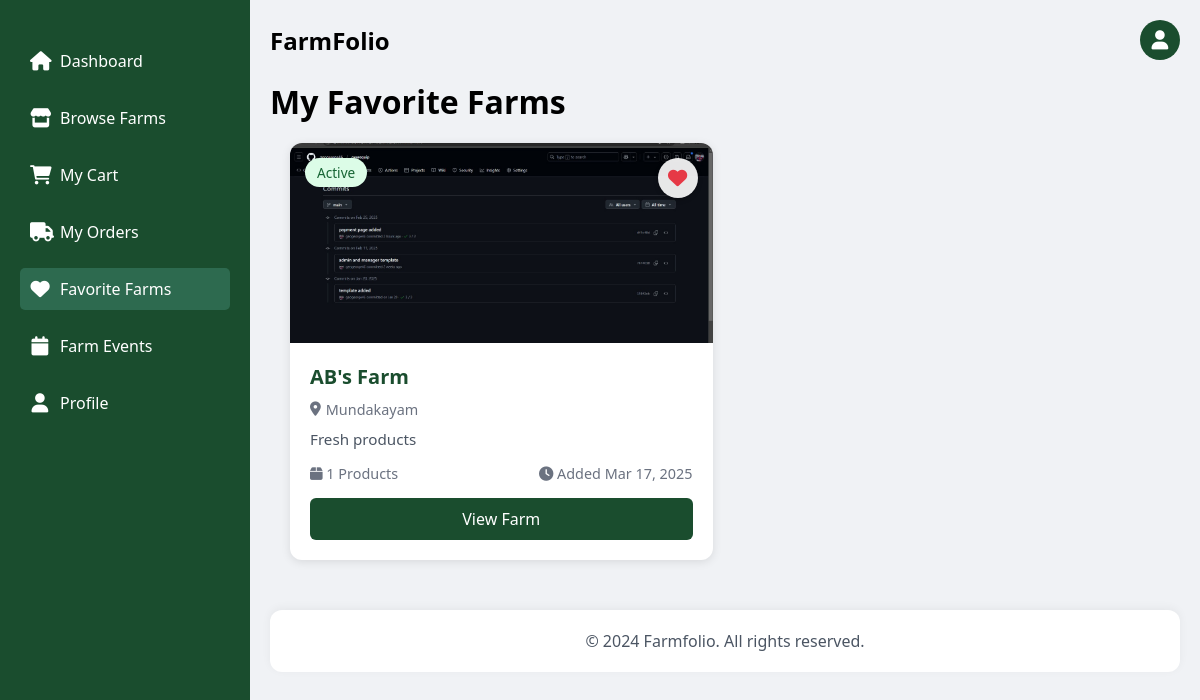
Screenshot of /user/favorite.php (signed in) with the database file from the repository.
### tables this page shows
CREATE TABLE `tbl_farms` (
  `farm_id` int(11) NOT NULL,
  `user_id` int(11) NOT NULL,
  `farm_name` varchar(255) NOT NULL,
  `location` varchar(255) NOT NULL,
  `description` text DEFAULT NULL,
  `created_at` timestamp NOT NULL DEFAULT current_timestamp(),
  `status` enum('pending','active','rejected') NOT NULL DEFAULT 'pending'
);

### user/favorite.php (the view, shortened to what this page needs)
<?php
include '../databse/connect.php';
$user_id = $_SESSION['userid'];
$favorites_query = "SELECT
    f.farm_id,
    f.farm_name,
    f.location,
    f.description,
    f.status,
    COUNT(p.product_id) as product_count,
    MIN(fi.path) as farm_image,
    fav.created_at as favorited_at
FROM tbl_favorites fav
JOIN tbl_farms f ON fav.farm_id = f.farm_id
LEFT JOIN tbl_products p ON f.farm_id = p.farm_id
LEFT JOIN tbl_farm_image fi ON f.farm_id = fi.farm_id
WHERE fav.user_id = ? AND f.status = 'active'
GROUP BY f.farm_id
ORDER BY fav.created_at DESC";
$stmt = mysqli_prepare($conn, $favorites_query);
mysqli_stmt_bind_param($stmt, "i", $user_id);
mysqli_stmt_execute($stmt);
$favorites_result = mysqli_stmt_get_result($stmt);
?>
<!DOCTYPE html>
<html lang="en">
<head>
    <link rel="stylesheet" href="https://cdnjs.cloudflare.com/ajax/libs/font-awesome/6.0.0/css/all.min.css">
</head>
<body>
    <div class="sidebar" id="sidebar">
        <ul class="sidebar-menu">
            <li><a href="userindex.php" ><i class="fas fa-home"></i><span>Dashboard</span></a></li>
            <li><a href="browse.php" ><i class="fas fa-store"></i><span>Browse Farms</span></a></li>
            <li><a href="cart.php" ><i class="fas fa-shopping-cart"></i><span>My Cart</span></a></li>
            <li><a href="orders.php" ><i class="fas fa-truck"></i><span>My Orders</span></a></li>
            <li><a href="favorite.php" class="active" ><i class="fas fa-heart"></i><span>Favorite Farms</span></a></li>
            <li><a href="events.php" ><i class="fas fa-calendar"></i><span>Farm Events</span></a></li>
            <li><a href="profile.php" ><i class="fas fa-user"></i><span>Profile</span></a></li>
        </ul>
    </div>
    <div class="main-content" id="main-content">
        <div class="container">
            <div class="user-section">
                <div class="profile-menu-container">
                    <div class="pro">
                        <div class="head">
                            <h2>FarmFolio</h2>
                        </div>
                        <div class="profile-icon" id="profileIcon">
                            <i class="fas fa-user"></i>
                        </div>
                    </div>
                </div>
            </div>
            <h1>My Favorite Farms</h1>
            <?php if(mysqli_num_rows($favorites_result) > 0): ?>
                <div class="favorites-grid">
                    <?php while($farm = mysqli_fetch_assoc($favorites_result)): ?>
                        <div class="farm-card">
                            <span class="farm-status <?php echo strtolower($farm['status']); ?>">
                                <?php echo ucfirst(htmlspecialchars($farm['status'])); ?>
                            </span>
                            <button class="remove-favorite"
                                    onclick="removeFavorite(this, <?php echo $farm['farm_id']; ?>)"
                                    title="Remove from favorites">
                                <i class="fas fa-heart"></i>
                            </button>
                            <div class="farm-image">
                                <?php if($farm['farm_image']): ?>
                                    <img src="../<?php echo htmlspecialchars($farm['farm_image']); ?>"
                                         alt="<?php echo htmlspecialchars($farm['farm_name']); ?>">
                                <?php endif; ?>
                            </div>
                            <div class="farm-details">
                                <h3 class="farm-name"><?php echo htmlspecialchars($farm['farm_name']); ?></h3>
                                <p class="farm-location">
                                    <i class="fas fa-map-marker-alt"></i>
                                    <?php echo htmlspecialchars($farm['location']); ?>
                                </p>
                                <p class="farm-description">
                                    <?php echo htmlspecialchars($farm['description']); ?>
                                </p>
                                <div class="farm-meta">
                                    <span>
                                        <i class="fas fa-box"></i>
                                        <?php echo $farm['product_count']; ?> Products
                                    </span>
                                    <span>
                                        <i class="fas fa-clock"></i>
                                        Added <?php echo date('M d, Y', strtotime($farm['favorited_at'])); ?>
                                    </span>
                                </div>
                                <a href="farm_details.php?id=<?php echo $farm['farm_id']; ?>" class="view-farm">
                                    View Farm
                                </a>
                            </div>
                        </div>
                    <?php endwhile; ?>
                </div>
            <?php endif; ?>
        </div>
        <div class="footer">
            <p>&copy; 2024 Farmfolio. All rights reserved.</p>
        </div>
    </div>
</body>
</html>

### user/favorite.php (style rules this page uses)
* { margin: 0; padding: 0; box-sizing: border-box; font-family: 'Segoe UI', Arial, sans-serif; }
body { display: flex; min-height: 100vh; background-color: #f0f2f5; }
.sidebar { width: 250px; background: #1a4d2e; color: white; padding: 20px; position: fixed; height: 100vh; left: 0; top: 0; transition: width 0.3s ease; }
.sidebar-menu { list-style: none; padding: 0; margin: 20px 0; }
.sidebar-menu li { margin: 15px 0; }
.sidebar-menu a { color: white; text-decoration: none; display: flex; align-items: center; padding: 10px; border-radius: 5px; transition: background 0.3s; }
.sidebar-menu i { margin-right: 10px; font-size: 1.2rem; width: 20px; text-align: center; }
.active { background: #2d6a4f; font-weight: 500; }
.pro { display: flex; justify-content: space-between; align-items: center; margin-bottom: 20px; }
.profile-menu-container { position: relative; }
.profile-icon { width: 40px; height: 40px; background-color: #1a4d2e; border-radius: 50%; display: flex; align-items: center; justify-content: center; cursor: pointer; transition: background-color 0.3s ease; }
.profile-icon i { color: white; font-size: 1.2rem; }
.main-content { margin-left: 250px; flex: 1; transition: margin-left 0.3s ease; padding: 20px; background-color: #f0f2f5; }
.footer { background: white; color: #4b5563; padding: 20px; text-align: center; margin-top: 30px; border-radius: 12px; box-shadow: 0 -2px 10px rgba(0,0,0,0.05); }
.remove-favorite { position: absolute; top: 15px; right: 15px; background: rgba(255, 255, 255, 0.9); border: none; border-radius: 50%; width: 40px; height: 40px; display: flex; align-items: center; justify-content: center; cursor: pointer; transition: all 0.3s ease; z-index: 2; box-shadow: 0 2px 5px rgba(0, 0, 0, 0.2); }
.remove-favorite i { color: #e63946; font-size: 1.2rem; transition: all 0.3s ease; }
.favorites-grid { display: grid; grid-template-columns: repeat(auto-fill, minmax(300px, 1fr)); gap: 25px; padding: 20px; }
.farm-card { background: white; border-radius: 12px; overflow: hidden; box-shadow: 0 2px 10px rgba(0,0,0,0.1); transition: transform 0.3s ease; position: relative; }
.farm-image { height: 200px; overflow: hidden; position: relative; }
.farm-image img { width: 100%; height: 100%; object-fit: cover; }
.farm-status { position: absolute; top: 15px; left: 15px; padding: 5px 12px; border-radius: 20px; font-size: 0.85rem; font-weight: 500; z-index: 1; }
.farm-status.active { background-color: #dcfce7; color: #166534; }
.farm-details { padding: 20px; }
.farm-name { font-size: 1.25rem; font-weight: 600; color: #1a4d2e; margin-bottom: 10px; }
.farm-location { color: #6b7280; font-size: 0.9rem; margin-bottom: 10px; display: flex; align-items: center; gap: 5px; }
.farm-description { color: #4b5563; font-size: 0.95rem; margin-bottom: 15px; display: -webkit-box; -webkit-line-clamp: 2; -webkit-box-orient: vertical; overflow: hidden; }
.farm-meta { display: flex; justify-content: space-between; align-items: center; margin-bottom: 15px; color: #6b7280; font-size: 0.9rem; }
.view-farm { display: block; background: #1a4d2e; color: white; text-decoration: none; padding: 10px; text-align: center; border-radius: 6px; transition: background 0.3s ease; }

### rows the page displays
tbl_farms: status "Active", farm_name "AB's Farm", location "Mundakayam", description "Fresh products", product_count "1", favorited_at "Mar 17, 2025"
